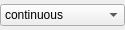
<?xml version="1.0" encoding="UTF-8"?>
<ui version="4.0">
 <class>Form</class>
 <widget class="QWidget" name="Form">
  <property name="geometry">
   <rect>
    <x>0</x>
    <y>0</y>
    <width>125</width>
    <height>30</height>
   </rect>
  </property>
  <property name="windowTitle">
   <string>Form</string>
  </property>
  <layout class="QHBoxLayout" name="horizontalLayout">
   <property name="margin">
    <number>0</number>
   </property>
   <item>
    <widget class="QComboBox" name="comboBox">
     <property name="maximumSize">
      <size>
       <width>130</width>
       <height>16777215</height>
      </size>
     </property>
     <property name="toolTip">
      <string>Line style</string>
     </property>
     <item>
      <property name="text">
       <string>continuous</string>
      </property>
      <property name="icon">
       <iconset>
        <normaloff>../../../images/icon_line_continuous.png</normaloff>../../../images/icon_line_continuous.png</iconset>
      </property>
     </item>
     <item>
      <property name="text">
       <string>dotted</string>
      </property>
      <property name="icon">
       <iconset>
        <normaloff>../../../images/icon_line_dotted.png</normaloff>../../../images/icon_line_dotted.png</iconset>
      </property>
     </item>
     <item>
      <property name="text">
       <string>dashed</string>
      </property>
      <property name="icon">
       <iconset>
        <normaloff>../../../images/icon_line_dashed.png</normaloff>../../../images/icon_line_dashed.png</iconset>
      </property>
     </item>
     <item>
      <property name="text">
       <string>dash dotted</string>
      </property>
      <property name="icon">
       <iconset>
        <normaloff>../../../images/icon_line_dash_dotted.png</normaloff>../../../images/icon_line_dash_dotted.png</iconset>
      </property>
     </item>
    </widget>
   </item>
  </layout>
 </widget>
 <resources/>
 <connections/>
</ui>
